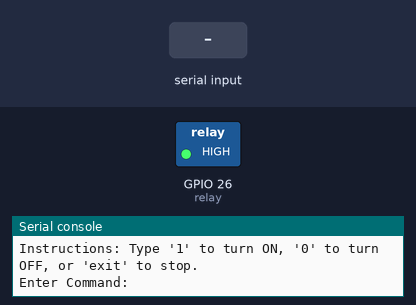
Simulated run of this program. Board: ESP32 board running MicroPython. Parts: switched loads named in the program (green lamp = pin HIGH), the last lines printed to the serial console. The test bench sets the inputs (shaded band).

Above: at 1.2 s.
1.3 s: "1" typed at the serial console, then Enter
At 1.9 s:
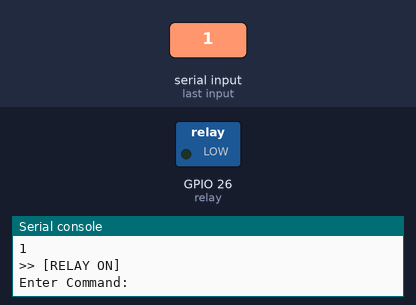
2.8 s: "0" typed at the serial console, then Enter
At 3.1 s:
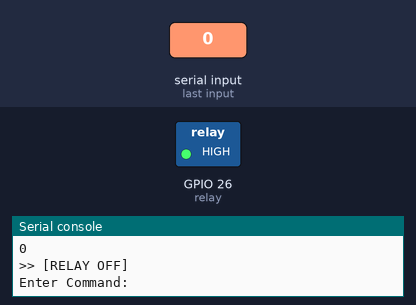
Timing chart, 0 to 5.8 s (numbered marks = the images above; inputs shaded):
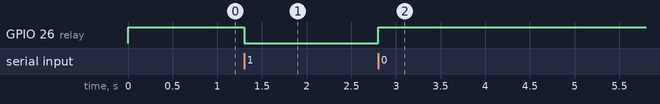

Measured:
- after the input at 1.3 s, GPIO 26 (relay): HIGH → LOW at once
- after the input at 2.8 s, GPIO 26 (relay): LOW → HIGH at once

The program:

ESP_RELAY.py
```python
from machine import Pin
import sys

# Configuration: GPIO 26
RELAY_PIN = 26
relay = Pin(RELAY_PIN, Pin.OUT)

def appliance_on():
    relay.value(0) # Logic 0 usually triggers the relay
    print(">> [RELAY ON]")

def appliance_off():
    relay.value(1) # Logic 1 usually turns it off
    print(">> [RELAY OFF]")

# Start-up state
appliance_off()

print("--- Relay Test Mode ---")
print("Instructions: Type '1' to turn ON, '0' to turn OFF, or 'exit' to stop.")

while True:
    # This waits for you to type in the Thonny console
    cmd = input("Enter Command: ").strip()

    if cmd == "1":
        appliance_on()
    elif cmd == "0":
        appliance_off()
    elif cmd == "exit":
        print("Exiting test mode.")
        appliance_off()
        break
    else:
        print("Invalid input. Use '1', '0', or 'exit'.")
```
